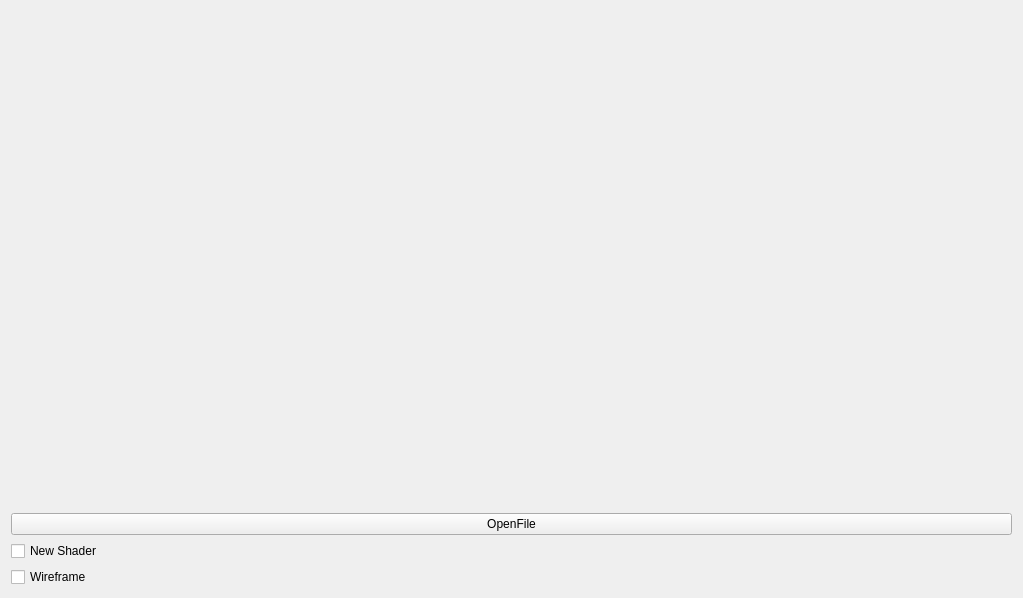
<?xml version="1.0" encoding="UTF-8"?>
<ui version="4.0">
 <class>MainWindow</class>
 <widget class="QMainWindow" name="MainWindow">
  <property name="geometry">
   <rect>
    <x>0</x>
    <y>0</y>
    <width>1023</width>
    <height>598</height>
   </rect>
  </property>
  <property name="windowTitle">
   <string>ModelViewer</string>
  </property>
  <widget class="QWidget" name="centralWidget">
   <layout class="QVBoxLayout" name="centralLayout">
    <item>
     <layout class="QHBoxLayout" name="settingsLayout">
      <item>
       <widget class="GLWidget" name="widget" native="true"/>
      </item>
     </layout>
    </item>
    <item>
     <widget class="QPushButton" name="pushButton">
      <property name="text">
       <string>OpenFile</string>
      </property>
     </widget>
    </item>
    <item>
     <widget class="QCheckBox" name="checkBox">
      <property name="text">
       <string>New Shader</string>
      </property>
     </widget>
    </item>
    <item>
     <widget class="QCheckBox" name="wireframeBox">
      <property name="text">
       <string>Wireframe</string>
      </property>
     </widget>
    </item>
   </layout>
  </widget>
  <action name="openAction">
   <property name="text">
    <string>Ouvrir un modèle...</string>
   </property>
  </action>
  <action name="aboutAction">
   <property name="text">
    <string>À propos</string>
   </property>
  </action>
 </widget>
 <layoutdefault spacing="6" margin="11"/>
 <customwidgets>
  <customwidget>
   <class>GLWidget</class>
   <extends>QWidget</extends>
   <header>glwidget.h</header>
   <container>1</container>
   <slots>
    <slot>setPolygonMode(int)</slot>
    <slot>setNewShader(int)</slot>
   </slots>
  </customwidget>
 </customwidgets>
 <resources/>
 <connections>
  <connection>
   <sender>wireframeBox</sender>
   <signal>stateChanged(int)</signal>
   <receiver>widget</receiver>
   <slot>setPolygonMode(int)</slot>
   <hints>
    <hint type="sourcelabel">
     <x>23</x>
     <y>588</y>
    </hint>
    <hint type="destinationlabel">
     <x>79</x>
     <y>244</y>
    </hint>
   </hints>
  </connection>
  <connection>
   <sender>checkBox</sender>
   <signal>stateChanged(int)</signal>
   <receiver>widget</receiver>
   <slot>setNewShader(int)</slot>
   <hints>
    <hint type="sourcelabel">
     <x>292</x>
     <y>549</y>
    </hint>
    <hint type="destinationlabel">
     <x>292</x>
     <y>508</y>
    </hint>
   </hints>
  </connection>
 </connections>
</ui>
